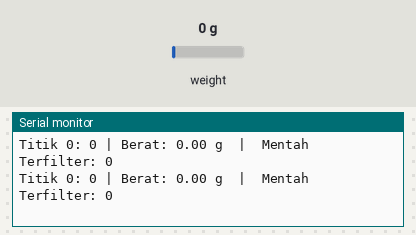
This sketch was run on a simulated Arduino Uno, built with avr-gcc and run on an emulated ATmega328P. Parts: the last lines printed to the serial monitor. The inputs (shaded band) are chosen by the test bench; at power-on: weight on the scale 0 g.

Above: at 6.2 s.
6.3 s: weight on the scale set to 100 g
At 6.33 s:
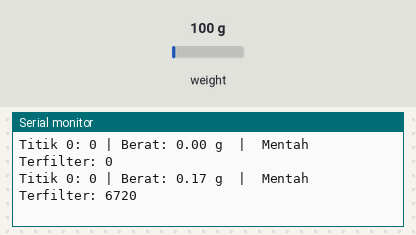
9.3 s: weight on the scale set to 1250 g
At 15.4 s:
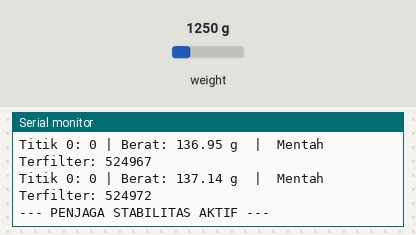
Timing chart, 0 to 16.8 s (numbered marks = the images above; inputs shaded):
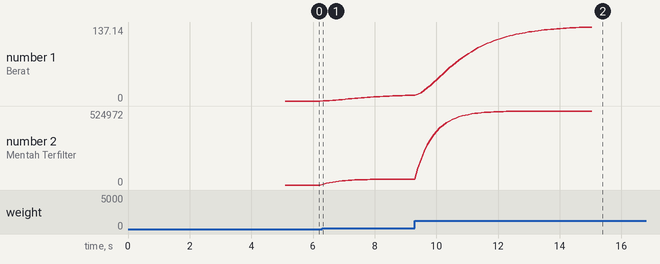

The sketch:

Final_Weight_EMA.ino
```cpp
#include "HX711.h"

HX711 scale;

// --- Kelas Filter EMA (tidak berubah) ---
class EMAFilter {
private:
  float alpha, last_ema;
  bool has_run;
public:
  EMAFilter(float a)
    : alpha(a), last_ema(0.0f), has_run(false) {}
  float filter(float val) {
    if (!has_run) {
      last_ema = val;
      has_run = true;
    }
    last_ema = (alpha * val) + ((1.0 - alpha) * last_ema);
    return last_ema;
  }
};

// --- Parameter & Variabel Sistem ---
EMAFilter raw_filter(0.16);
EMAFilter weight_filter(0.08);

// Tabel kalibrasi asli Anda
const int JUMLAH_TITIK_KALIBRASI = 8;
float calibration_weights[JUMLAH_TITIK_KALIBRASI] = { 0.0, 1.55, 3.10, 7.75, 15.50, 23.25, 31.00, 38.75 };
long calibration_raw_values[JUMLAH_TITIK_KALIBRASI] = { 297285, 301713, 307905, 324348, 346881, 376932, 407826, 437476 };

// --- Logika Penjaga Stabilitas ---
float anchor_filtered_raw;
const unsigned long DRIFT_CHECK_INTERVAL_MS = 10000;
const long STABILITY_THRESHOLD_RAW = 3000;
unsigned long last_drift_check_time = 0;


// --- Fungsi Interpolasi (Telah Diperbaiki) ---
float interpolate(long raw_value) {
  // [PERBAIKAN] Izinkan ekstrapolasi ke bawah (negatif)
  if (raw_value <= calibration_raw_values[0]) {
    long x1 = calibration_raw_values[0];
    float y1 = calibration_weights[0];  // y1 akan 0.0
    long x2 = calibration_raw_values[1];
    float y2 = calibration_weights[1];
    // Lakukan ekstrapolasi linear berdasarkan dua titik pertama
    return y1 + ((float)(raw_value - x1) * (y2 - y1)) / (float)(x2 - x1);
  }

  // Ekstrapolasi ke atas (tidak berubah)
  if (raw_value >= calibration_raw_values[JUMLAH_TITIK_KALIBRASI - 1]) {
    long x1 = calibration_raw_values[JUMLAH_TITIK_KALIBRASI - 2];
    float y1 = calibration_weights[JUMLAH_TITIK_KALIBRASI - 2];
    long x2 = calibration_raw_values[JUMLAH_TITIK_KALIBRASI - 1];
    float y2 = calibration_weights[JUMLAH_TITIK_KALIBRASI - 1];
    return y2 + ((float)(raw_value - x2) * (y2 - y1)) / (float)(x2 - x1);
  }

  // Interpolasi di antara titik (tidak berubah)
  int i = 0;
  while (raw_value > calibration_raw_values[i + 1]) i++;
  long x1 = calibration_raw_values[i];
  float y1 = calibration_weights[i];
  long x2 = calibration_raw_values[i + 1];
  float y2 = calibration_weights[i + 1];
  return y1 + ((float)(raw_value - x1) * (y2 - y1)) / (float)(x2 - x1);
}

void setup() {
  Serial.begin(115200);
  Serial.println("Inisialisasi Sistem Penjaga Stabilitas (Final)...");
  scale.begin(13, 14);

  // Koreksi drift awal saat startup
  long original_zero_raw = calibration_raw_values[0];
  long current_zero_raw = scale.read_average(30);
  long drift_offset = current_zero_raw - original_zero_raw;
  for (int i = 0; i < JUMLAH_TITIK_KALIBRASI; i++) {
    calibration_raw_values[i] += drift_offset;
  }
  Serial.println("Koreksi drift awal selesai.");

  // Inisialisasi filter dan titik jangkar
  anchor_filtered_raw = raw_filter.filter(scale.read_average(20));
  last_drift_check_time = millis();
  Serial.println("Sistem siap. Pengukuran dimulai.");
}

void loop() {
  long raw_reading = scale.read();
  float filtered_raw = raw_filter.filter(raw_reading);
  float interpolate_weight = interpolate(filtered_raw);
  float accurate_weight = weight_filter.filter(interpolate_weight);

  Serial.print("Titik 0: ");
  Serial.print(calibration_raw_values[0]);
  Serial.print(" | Berat: ");
  Serial.print(accurate_weight, 2);
  Serial.print(" g  |  Mentah Terfilter: ");
  Serial.println(long(filtered_raw));


  // --- Logika Penjaga Stabilitas ---
  if (millis() - last_drift_check_time > DRIFT_CHECK_INTERVAL_MS) {
    Serial.println("\n--- PENJAGA STABILITAS AKTIF ---");
    float current_stable_raw = raw_filter.filter(scale.read_average(20));
    long drift_diff = current_stable_raw - anchor_filtered_raw;

    if (abs(drift_diff) < STABILITY_THRESHOLD_RAW) {
      Serial.print("   --> KEPUTUSAN: Drift terdeteksi: ");
      Serial.println(drift_diff);
      for (int i = 0; i < JUMLAH_TITIK_KALIBRASI; i++) {
        calibration_raw_values[i] += drift_diff;
      }
      Serial.println("   Koreksi berhasil. Tabel kalibrasi diperbarui.");
    } else {
      Serial.println("   --> KEPUTUSAN: Perubahan berat signifikan. Tidak ada koreksi drift.");
    }

    // [DIAGNOSTIK] Tampilkan semua nilai yang digunakan untuk keputusan
    Serial.print("   Titik 0 baru : ");
    Serial.println(calibration_raw_values[0]);
    Serial.print("   Titik Jangkar Lama : ");
    Serial.println(long(anchor_filtered_raw));
    Serial.print("   Titik Stabil Saat Ini: ");
    Serial.println(long(current_stable_raw));
    Serial.print("   Selisih (Drift)    : ");
    Serial.println(abs(drift_diff));
    Serial.print("   Ambang Batas       : ");
    Serial.println(STABILITY_THRESHOLD_RAW);


    // Perbarui titik jangkar dan waktu pengecekan
    anchor_filtered_raw = current_stable_raw;
    last_drift_check_time = millis();
    Serial.println("--------------------------------\n");
  }

  delay(1);  // Delay yang lebih wajar untuk pembacaan serial
}
```

Measured:
- after the input at 6.3 s, the serial monitor: prints a new line at once (image 1)
- after the input at 9.3 s, the serial monitor: prints a new line after 0.10 s (image 2)
- plotted number 1: 0 → 10.93 after the input at 6.3 s, 10.93 → 137.14 after the input at 9.3 s
- plotted number 2: 0 → 41775 after the input at 6.3 s, 41775 → 524972 after the input at 9.3 s
